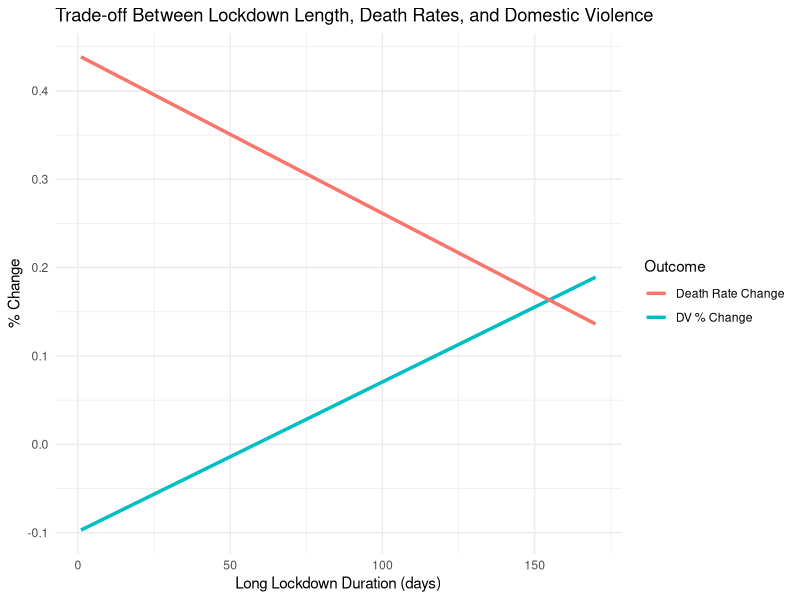
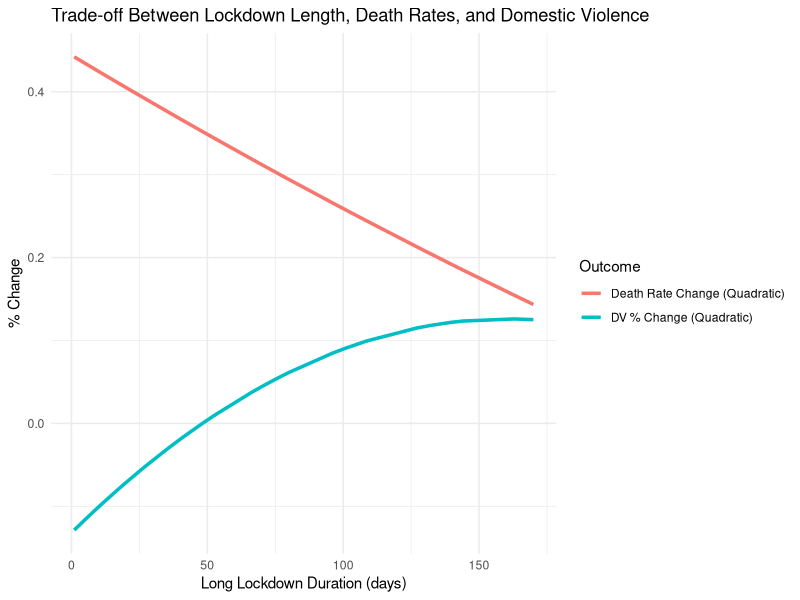
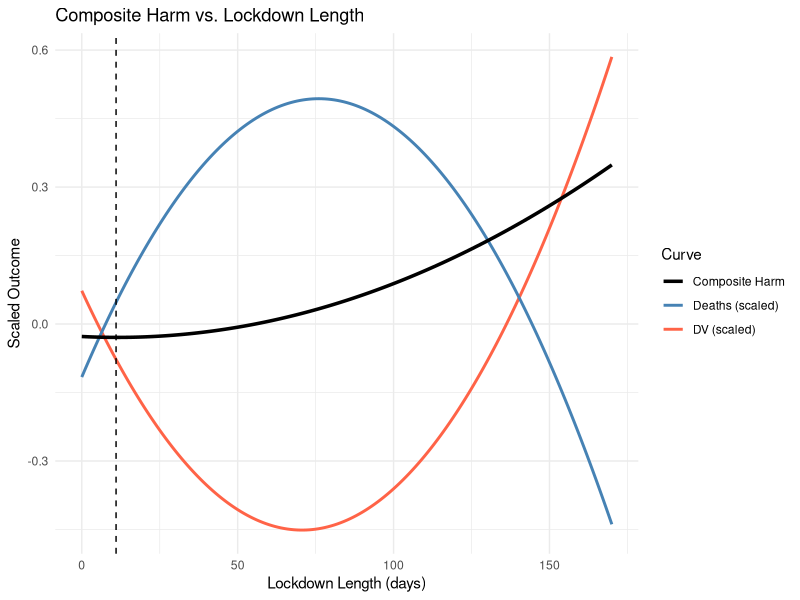
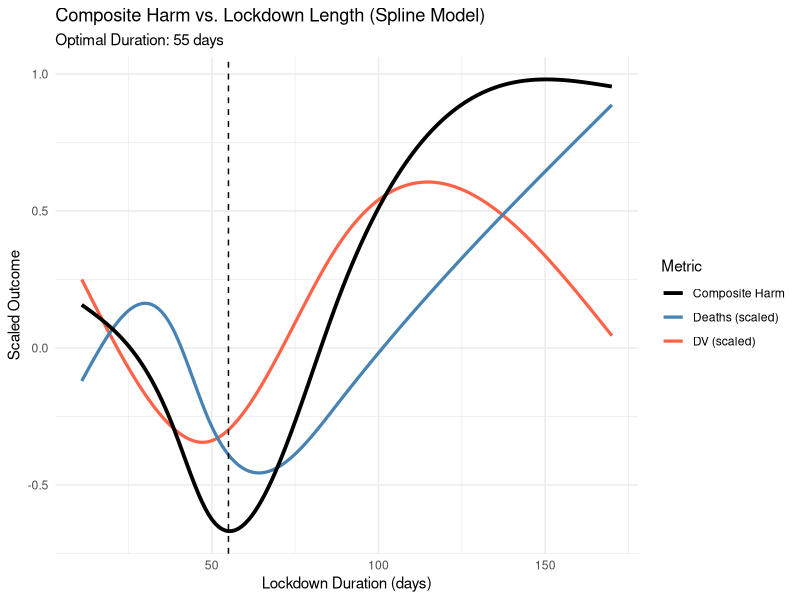

The R script that drew these images, in order: (Note: this script raises an error after producing the figures.)
# R Script: Modeling Lockdown Threshold Trade-offs

# Load libraries
library(dplyr)
library(ggplot2)
library(readr)
library(tidyr)
library(broom)
library(splines)
library(mgcv)

# Load updated monthly data
df <- read_csv("Final working datasets/yuval_after_engineering_try/total_features_to_work_with.csv")

# Add DV next month change feature (if not already present)
df <- df %>%
  arrange(Entity, Month) %>%
  group_by(Entity) %>%
  mutate(
    dv_percent_change_baseline_next_month = lead(dv_percent_change_baseline, 1),
    scaled_deaths = scale(Monthly_death_rates_per_million_people)[, 1],
    scaled_deaths_pct_change = (scaled_deaths - lag(scaled_deaths)) / (abs(lag(scaled_deaths)) + 1)
  ) %>%
  ungroup()




# no need to run this, it wasnt the working models

# Filter to post-March 2020 and remove rows with missing DV or death rate
model_data <- df %>%
  filter(Month >= "2020-03") %>%
  filter(!is.na(dv_percent_change_baseline), !is.na(Monthly_death_rates_per_million_people))

# Fill death change percent prev and lag vars if needed
model_data <- model_data %>%
  mutate(
    death_pct_change_prev = ifelse(is.na(death_pct_change_prev) | is.infinite(death_pct_change_prev), 0, death_pct_change_prev),
    lag_death_pct_prev = ifelse(is.na(lag_death_pct_prev) | is.infinite(lag_death_pct_prev), 0, lag_death_pct_prev)
  )
model_data <- model_data %>%
  mutate(
    scaled_deaths_pct_change = ifelse(is.na(scaled_deaths_pct_change) | is.infinite(scaled_deaths_pct_change), 0, scaled_deaths_pct_change)
  )
filtered_model_data <- model_data %>%
  filter(long_lockdown > 0)

# Two models: DV and Death rate change vs lockdown length
model_dv <- lm(dv_percent_change_baseline ~ long_lockdown, data = filtered_model_data)
model_death <- lm(scaled_deaths_pct_change ~ long_lockdown, data = filtered_model_data)
other_model_death <- lm(death_pct_change_prev ~ long_lockdown, data = filtered_model_data)

# Nonlinear models (quadratic)
model_dv_quad <- lm(dv_percent_change_baseline ~ poly(long_lockdown, 2), data = filtered_model_data)
model_death_quad <- lm(scaled_deaths_pct_change ~ poly(long_lockdown, 2), data = filtered_model_data)

# Summaries
summary(model_dv)
summary(model_death)
summary(model_dv_quad)
summary(model_death_quad)

# Predictions
filtered_model_data <- filtered_model_data %>%
  mutate(
    pred_dv = predict(model_dv),
    pred_death = predict(model_death),
    pred_dv_quad = predict(model_dv_quad),
    pred_death_quad = predict(model_death_quad)
  )

ggplot(filtered_model_data, aes(x = long_lockdown)) +
  geom_line(aes(y = pred_dv, color = "DV % Change"), size = 1.2) +
  geom_line(aes(y = pred_death, color = "Death Rate Change"), size = 1.2) +
  labs(
    title = "Trade-off Between Lockdown Length, Death Rates, and Domestic Violence",
    x = "Long Lockdown Duration (days)",
    y = "% Change",
    color = "Outcome"
  ) +
  theme_minimal()

# Plot both fitted curves (quadratic) on same graph
ggplot(filtered_model_data, aes(x = long_lockdown)) +
  geom_line(aes(y = pred_dv_quad, color = "DV % Change (Quadratic)"), size = 1.2) +
  geom_line(aes(y = pred_death_quad, color = "Death Rate Change (Quadratic)"), size = 1.2) +
  labs(
    title = "Trade-off Between Lockdown Length, Death Rates, and Domestic Violence",
    x = "Long Lockdown Duration (days)",
    y = "% Change",
    color = "Outcome"
  ) +
  theme_minimal()

# Save models
saveRDS(model_dv, "model_dv.rds")
saveRDS(model_death, "model_death.rds")

#trying to scale and remodel

# Step 1: Filter and scale DV + Deaths per country
scaled_df <- df %>%
  group_by(Entity) %>%
  mutate(
    dv_scaled = as.numeric(scale(dv_percent_change_baseline)),
    death_scaled = as.numeric(scale(scaled_deaths_pct_change)),
    composite_harm = dv_scaled + death_scaled
  ) %>%
  ungroup()
filtered_scaled_df <- scaled_df %>%
  filter(Month >= "2020-03") %>%
  filter(!is.na(dv_percent_change_baseline), !is.na(Monthly_death_rates_per_million_people))

# Fill death change percent prev and lag vars if needed
filtered_scaled_df <- filtered_scaled_df %>%
  mutate(
    death_pct_change_prev = ifelse(is.na(death_pct_change_prev) | is.infinite(death_pct_change_prev), 0, death_pct_change_prev),
    lag_death_pct_prev = ifelse(is.na(lag_death_pct_prev) | is.infinite(lag_death_pct_prev), 0, lag_death_pct_prev)
  )
filtered_scaled_df <- filtered_scaled_df %>%
  mutate(
    scaled_deaths_pct_change = ifelse(is.na(scaled_deaths_pct_change) | is.infinite(scaled_deaths_pct_change), 0, scaled_deaths_pct_change)
  )
filtered_scaled_df <- filtered_scaled_df %>%
  filter(long_lockdown > 0)

# Step 2: Fit quadratic models
dv_model <- lm(dv_scaled ~ poly(long_lockdown, 2), data = scaled_df)
death_model <- lm(death_scaled ~ poly(long_lockdown, 2), data = scaled_df)
harm_model <- lm(composite_harm ~ poly(long_lockdown, 2), data = scaled_df)

# Step 3: Create prediction grid
range_long <- range(scaled_df$long_lockdown, na.rm = TRUE)
prediction_data <- tibble(long_lockdown = seq(range_long[1], range_long[2], by = 1))
prediction_data <- prediction_data %>%
  mutate(
    dv_pred = predict(dv_model, newdata = prediction_data),
    death_pred = predict(death_model, newdata = prediction_data),
    harm_pred = predict(harm_model, newdata = prediction_data)
  )

# Step 4: Find optimal point (min composite harm)
optimal_day <- prediction_data$long_lockdown[which.min(prediction_data$harm_pred)]

# Step 5: Plot it
library(ggplot2)

ggplot(prediction_data, aes(x = long_lockdown)) +
  geom_line(aes(y = dv_pred, color = "DV (scaled)"), size = 1) +
  geom_line(aes(y = death_pred, color = "Deaths (scaled)"), size = 1) +
  geom_line(aes(y = harm_pred, color = "Composite Harm"), size = 1.2, linetype = "solid") +
  geom_vline(xintercept = optimal_day, linetype = "dashed", color = "black") +
  labs(
    title = "Composite Harm vs. Lockdown Length",
    x = "Lockdown Length (days)",
    y = "Scaled Outcome",
    color = "Curve"
  ) +
  scale_color_manual(values = c("DV (scaled)" = "tomato", "Deaths (scaled)" = "steelblue", "Composite Harm" = "black")) +
  theme_minimal()

write.csv(filtered_model_data, "filtered_model_data.csv")



# the splines part with the working models!!




baseline_deaths <- df %>%
  group_by(Entity) %>%
  filter(Month >= "2020-03") %>%
  #slice_head(n = 2) %>%  # take first 2 months post-March
  summarise(death_baseline = mean(Monthly_death_rates_per_million_people, na.rm = TRUE), .groups = "drop")

# STEP 2: Join baseline and create percent change from baseline
df <- df %>%
  left_join(baseline_deaths, by = "Entity") %>%
  mutate(
    death_pct_change_baseline = (Monthly_death_rates_per_million_people - death_baseline) / (death_baseline + 1)
  )

write.csv(df, "Final working datasets/yuval_after_engineering_try/Dataset_with_death_baseline_full_not_scaled.csv")
model_df <- df %>%
  filter(Month >= "2020-04", long_lockdown > 0) %>%
  filter(!is.na(dv_percent_change_baseline), !is.na(death_pct_change_baseline))

scaled_df <- model_df %>%
  group_by(Entity) %>%
  mutate(
    dv_scaled = if (n() == 1) 0 else as.numeric(scale(dv_percent_change_baseline)),
    death_scaled = if (n() == 1) 0 else as.numeric(scale(death_pct_change_baseline)),
    composite_harm = dv_scaled + death_scaled
  ) %>%
  ungroup()

write.csv(scaled_df, "Final working datasets/yuval_after_engineering_try/scaled_df_only_lockdown_after_april.csv")
# Run PCA and use first principal component as composite harm
#pca_input <- scaled_df %>%
  #filter(is.finite(dv_scaled), is.finite(death_scaled))

# Run PCA
#pca_result <- prcomp(pca_input[, c("dv_scaled", "death_scaled")], center = FALSE, scale. = FALSE)

# Re-merge PCA back to full data (optional: only keep usable rows)
#scaled_df <- pca_input %>%
 # mutate(composite_pca = pca_result$x[, 1])

# STEP 5: Fit spline models
model_dv_spline <- lm(dv_scaled ~ ns(long_lockdown, df = 4), data = scaled_df)
model_death_spline <- lm(death_scaled ~ ns(long_lockdown, df = 4), data = scaled_df)
model_harm_spline <- lm(composite_harm ~ ns(long_lockdown, df = 4), data = scaled_df)
#model_harm_spline <- lm(composite_pca ~ ns(long_lockdown, df = 4), data = scaled_df)

# STEP 6: Predict over a range
lockdown_range <- range(scaled_df$long_lockdown, na.rm = TRUE)
pred_data <- tibble(long_lockdown = seq(lockdown_range[1], lockdown_range[2], by = 1)) %>%
  mutate(
    dv_pred = predict(model_dv_spline, newdata = .),
    death_pred = predict(model_death_spline, newdata = .),
    harm_pred = predict(model_harm_spline, newdata = .)
  )

# STEP 7: Find optimal lockdown point
optimal_day <- pred_data$long_lockdown[which.min(pred_data$harm_pred)]

# STEP 8: Plot
ggplot(pred_data, aes(x = long_lockdown)) +
  geom_line(aes(y = dv_pred, color = "DV (scaled)"), size = 1.1) +
  geom_line(aes(y = death_pred, color = "Deaths (scaled)"), size = 1.1) +
  geom_line(aes(y = harm_pred, color = "Composite Harm"), size = 1.3, linetype = "solid") +
  geom_vline(xintercept = optimal_day, linetype = "dashed", color = "black") +
  labs(
    title = "Composite Harm vs. Lockdown Length (Spline Model)",
    subtitle = paste("Optimal Duration:", optimal_day, "days"),
    x = "Lockdown Duration (days)",
    y = "Scaled Outcome",
    color = "Metric"
  ) +
  scale_color_manual(values = c("DV (scaled)" = "tomato", "Deaths (scaled)" = "steelblue", "Composite Harm" = "black")) +
  theme_minimal()

summary(model_dv_spline)
summary(model_death_spline)
summary(model_harm_spline)

saveRDS(model_dv_spline, "models/model_dv_spline.rds")
saveRDS(model_death_spline, "models/model_death_spline.rds")
saveRDS(model_harm_spline, "models/model_harm_spline.rds")  # if defined


# Final Report Plot for DV, Death, and Composite Harm (Spline Models)
library(cowplot)

# Build spline predictions for visual clarity
spline_df <- scaled_df %>%
  select(long_lockdown, dv_scaled, death_scaled, composite_harm) #%>%
  #drop_na()

spline_models <- list(
  dv = lm(dv_scaled ~ ns(long_lockdown, df = 4), data = spline_df),
  death = lm(death_scaled ~ ns(long_lockdown, df = 4), data = spline_df),
  harm = lm(composite_harm ~ ns(long_lockdown, df = 4), data = spline_df)
)

lockdown_range <- range(spline_df$long_lockdown, na.rm = TRUE)
pred_grid <- tibble(long_lockdown = seq(lockdown_range[1], lockdown_range[2], by = 1)) %>%
  mutate(
    dv_pred = predict(spline_models$dv, newdata = .),
    death_pred = predict(spline_models$death, newdata = .),
    harm_pred = predict(spline_models$harm, newdata = .)
  )

optimal_day <- pred_grid$long_lockdown[which.min(pred_grid$harm_pred)]

# Create a minimalist, clean, publication-ready spline plot
ggplot(pred_grid, aes(x = long_lockdown)) +
  geom_line(aes(y = dv_pred, color = "Domestic Violence"), size = 1.3) +
  geom_line(aes(y = death_pred, color = "COVID Death Rate"), size = 1.3) +
  geom_line(aes(y = harm_pred, color = "Composite Harm"), size = 1.4, linetype = "solid") +
  geom_vline(xintercept = optimal_day, linetype = "dashed", color = "black") +
  annotate("text", x = optimal_day + 2, y = max(pred_grid$harm_pred, na.rm = TRUE),
           label = paste("Optimal:", optimal_day, "days"), hjust = 0, size = 4) +
  scale_color_manual(values = c("Domestic Violence" = "firebrick", "COVID Death Rate" = "steelblue", "Composite Harm" = "black")) +
  labs(
    title = "Nonlinear Relationship Between Lockdown Length and Harm Outcomes",
    subtitle = "Spline models fitted to scaled outcomes; optimal composite duration marked",
    x = "Lockdown Length (days)", y = "Scaled Value", color = NULL
  ) +
  coord_cartesian(xlim = c(min(spline_df$long_lockdown), min(100, max(spline_df$long_lockdown) + 5))) +
  theme_minimal(base_size = 13) +
  theme(
    plot.title = element_text(face = "bold", size = 14, hjust = 0.5),
    plot.subtitle = element_text(size = 11, hjust = 0.5),
    legend.position = "top",
    legend.text = element_text(size = 11)
  )





# tried GAM models as well

# GAM models for DV, Death, and Composite Harm
gam_dv <- gam(dv_scaled ~ s(long_lockdown), data = scaled_df)
gam_death <- gam(death_scaled ~ s(long_lockdown), data = scaled_df)
#gam_harm <- gam(composite_harm ~ s(long_lockdown), data = scaled_df)
gam_harm <- gam(composite_pca ~ s(long_lockdown), data = scaled_df)

# Prediction and plotting for GAM
lockdown_range <- range(scaled_df$long_lockdown, na.rm = TRUE)
pred_data_gam <- tibble(long_lockdown = seq(lockdown_range[1], lockdown_range[2], by = 1)) %>%
  mutate(
    dv_pred = predict(gam_dv, newdata = .),
    death_pred = predict(gam_death, newdata = .),
    harm_pred = predict(gam_harm, newdata = .)
  )

optimal_day_gam <- pred_data_gam$long_lockdown[which.min(pred_data_gam$harm_pred)]

# GAM Plot
ggplot(pred_data_gam, aes(x = long_lockdown)) +
  geom_line(aes(y = dv_pred, color = "DV (scaled)"), size = 1.1) +
  geom_line(aes(y = death_pred, color = "Deaths (scaled)"), size = 1.1) +
  geom_line(aes(y = harm_pred, color = "Composite Harm"), size = 1.3) +
  geom_vline(xintercept = optimal_day_gam, linetype = "dashed", color = "black") +
  labs(title = "Composite Harm vs. Lockdown Length (GAM Model)",
       subtitle = paste("Optimal Duration:", optimal_day_gam, "days"),
       x = "Lockdown Duration (days)", y = "Scaled Outcome", color = "Metric") +
  scale_color_manual(values = c("DV (scaled)" = "tomato", "Deaths (scaled)" = "steelblue", "Composite Harm" = "black")) +
  theme_minimal()

summary(gam_death)
summary(gam_dv)
summary(gam_harm)
